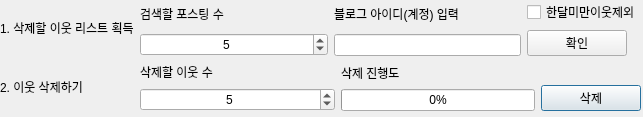
<?xml version="1.0" encoding="UTF-8"?>
<ui version="4.0">
 <class>Dialog</class>
 <widget class="QDialog" name="Dialog">
  <property name="geometry">
   <rect>
    <x>0</x>
    <y>0</y>
    <width>643</width>
    <height>117</height>
   </rect>
  </property>
  <property name="windowTitle">
   <string>Dialog</string>
  </property>
  <widget class="QWidget" name="gridLayoutWidget">
   <property name="geometry">
    <rect>
     <x>0</x>
     <y>0</y>
     <width>641</width>
     <height>111</height>
    </rect>
   </property>
   <layout class="QGridLayout" name="gridLayout">
    <item row="1" column="2">
     <layout class="QHBoxLayout" name="horizontalLayout_3" stretch="1,1,1">
      <item>
       <layout class="QVBoxLayout" name="verticalLayout">
        <item>
         <widget class="QLabel" name="label">
          <property name="text">
           <string>삭제할 이웃 수</string>
          </property>
         </widget>
        </item>
        <item>
         <widget class="QSpinBox" name="spinBox_delete">
          <property name="alignment">
           <set>Qt::AlignCenter</set>
          </property>
          <property name="maximum">
           <number>999</number>
          </property>
          <property name="value">
           <number>5</number>
          </property>
         </widget>
        </item>
       </layout>
      </item>
      <item>
       <layout class="QVBoxLayout" name="verticalLayout_2">
        <item>
         <widget class="QLabel" name="label_4">
          <property name="text">
           <string>삭제 진행도</string>
          </property>
         </widget>
        </item>
        <item>
         <widget class="QProgressBar" name="progressBar">
          <property name="value">
           <number>0</number>
          </property>
         </widget>
        </item>
       </layout>
      </item>
      <item>
       <layout class="QVBoxLayout" name="verticalLayout_5">
        <item>
         <spacer name="verticalSpacer">
          <property name="orientation">
           <enum>Qt::Vertical</enum>
          </property>
          <property name="sizeHint" stdset="0">
           <size>
            <width>20</width>
            <height>40</height>
           </size>
          </property>
         </spacer>
        </item>
        <item>
         <widget class="QPushButton" name="btn_deleteNeighbor">
          <property name="minimumSize">
           <size>
            <width>0</width>
            <height>0</height>
           </size>
          </property>
          <property name="maximumSize">
           <size>
            <width>100</width>
            <height>16777215</height>
           </size>
          </property>
          <property name="text">
           <string>삭제</string>
          </property>
         </widget>
        </item>
       </layout>
      </item>
     </layout>
    </item>
    <item row="1" column="0">
     <widget class="QLabel" name="label_5">
      <property name="text">
       <string>2. 이웃 삭제하기</string>
      </property>
     </widget>
    </item>
    <item row="0" column="0">
     <widget class="QLabel" name="label_3">
      <property name="text">
       <string>1. 삭제할 이웃 리스트 획득</string>
      </property>
     </widget>
    </item>
    <item row="0" column="2">
     <layout class="QHBoxLayout" name="horizontalLayout" stretch="1,1,1">
      <property name="leftMargin">
       <number>0</number>
      </property>
      <item>
       <layout class="QVBoxLayout" name="verticalLayout_6">
        <item>
         <widget class="QLabel" name="label_6">
          <property name="maximumSize">
           <size>
            <width>16777215</width>
            <height>30</height>
           </size>
          </property>
          <property name="text">
           <string>검색할 포스팅 수</string>
          </property>
         </widget>
        </item>
        <item>
         <widget class="QSpinBox" name="spinBox">
          <property name="alignment">
           <set>Qt::AlignCenter</set>
          </property>
          <property name="value">
           <number>5</number>
          </property>
         </widget>
        </item>
       </layout>
      </item>
      <item>
       <layout class="QVBoxLayout" name="verticalLayout_4">
        <item>
         <widget class="QLabel" name="label_2">
          <property name="maximumSize">
           <size>
            <width>16777215</width>
            <height>30</height>
           </size>
          </property>
          <property name="text">
           <string>블로그 아이디(계정) 입력</string>
          </property>
         </widget>
        </item>
        <item>
         <widget class="QLineEdit" name="lineEdit_ID"/>
        </item>
       </layout>
      </item>
      <item>
       <layout class="QVBoxLayout" name="verticalLayout_3">
        <property name="rightMargin">
         <number>0</number>
        </property>
        <item>
         <widget class="QCheckBox" name="checkBox">
          <property name="sizePolicy">
           <sizepolicy hsizetype="Minimum" vsizetype="Fixed">
            <horstretch>0</horstretch>
            <verstretch>0</verstretch>
           </sizepolicy>
          </property>
          <property name="maximumSize">
           <size>
            <width>120</width>
            <height>16777215</height>
           </size>
          </property>
          <property name="text">
           <string>한달미만이웃제외</string>
          </property>
         </widget>
        </item>
        <item>
         <widget class="QPushButton" name="btn_check">
          <property name="minimumSize">
           <size>
            <width>0</width>
            <height>0</height>
           </size>
          </property>
          <property name="maximumSize">
           <size>
            <width>100</width>
            <height>16777215</height>
           </size>
          </property>
          <property name="text">
           <string>확인</string>
          </property>
         </widget>
        </item>
       </layout>
      </item>
     </layout>
    </item>
   </layout>
  </widget>
 </widget>
 <resources/>
 <connections/>
</ui>
